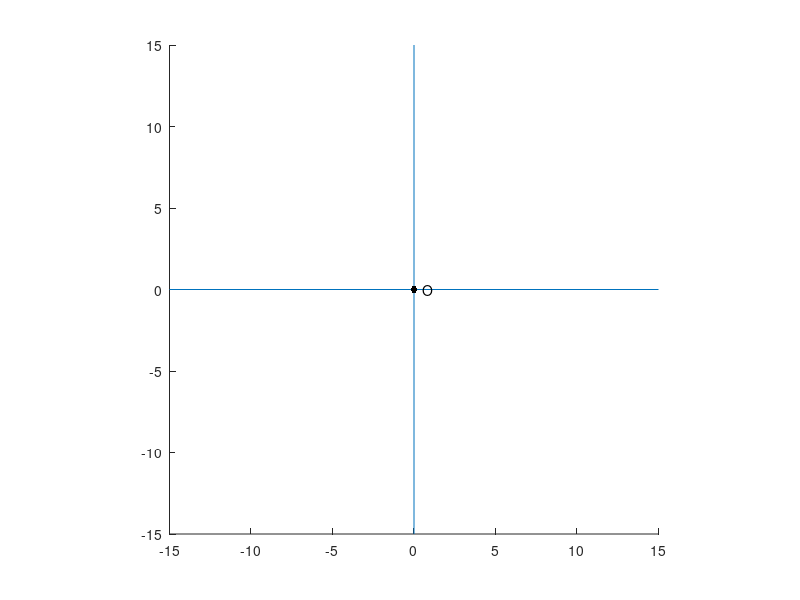

Reproduce this figure in MATLAB. (Note: this script raises an error after producing the figure.)
function Trianglex
  xx=[1];
  while 1
      if ( ~isempty(xx) )
          axis ([-15 15 -15 15])
          line([0 0],[-15 15]);
          line([-15 15],[0 0]);
          axis square
          hold on
          plot(0,0,'k.','MarkerSize',15);
          text(0.5,0,'O');

          x=[0 0 0];
          y=[0 0 0];
         [x(1),y(1),BUTTON] = ginput(1);
          plot(x(1),y(1),'b.','MarkerSize',20);
          text(x(1)+0.5,y(1)+0.5,'A');
          [x(2),y(2),BUTTON] = ginput(1);
          plot(x(2),y(2),'b.','MarkerSize',20);
          text(x(2)+0.5,y(2)+0.5,'B');
           plot([x(1) x(2)],[y(1) y(2)],'b','LineWidth',1.5);
          [x(3),y(3),BUTTON] = ginput(1);
           plot(x(3),y(3),'b.','MarkerSize',20);
          text(x(3)+0.5,y(3)+0.5,'C');
           plot([x(2) x(3)],[y(2) y(3)],'b','LineWidth',1.5);
          plot([x(1) x(3)],[y(1) y(3)],'b','LineWidth',1.5);

          %(0,0)
          O=[0,0];
          if Z(O,x,y)==1
              disp('原點不在三角形外')
              text(-13,13,'O : 原點(不在三角形外)','Color','black')
          else
              disp('原點在三角形外')
              text(-13,13,'O : 原點(在三角形外)','Color','black')
          end

          %hA
           hA=h(x,y,1);
           if Za(hA,x,y)==1
               disp('A點的垂足不在三角形外')
               plot(hA(1),hA(2),'gx','LineWidth',1)
               plot([x(1) hA(1)],[y(1) hA(2)],'--g')
               text(hA(1)+0.5,hA(2)+0.5,'hA','Color','green');
               text(-13,11,'hA : A點的垂足(不在三角形外)','Color','green')
           else
               disp('A點的垂足在三角形外')
              plot(hA(1),hA(2),'rx','LineWidth',1)
              plot([x(1) hA(1)],[y(1) hA(2)],'--r');
              plot([x(3) hA(1)],[y(3) hA(2)],'r');
              text(hA(1)+0.5,hA(2)+0.5,'hA','Color','red');
              text(-13,11,'hA : A點的垂足(在三角形外)','Color','red')
           end

          %hB
           hB=h(x,y,2);
           if Zb(hB,x,y)==1
               disp('B點的垂足不在三角形外')
               plot(hB(1),hB(2),'gx','LineWidth',1)
               plot([x(2) hB(1)],[y(2) hB(2)],'--g')
               text(hB(1)+0.5,hB(2)+0.5,'hB','Color','green');
               text(-13,9,'hB : B點的垂足(不在三角形外)','Color','green')

           else
              disp('B點的垂足在三角形外')
              plot(hB(1),hB(2),'rx','LineWidth',1)
              plot([x(2) hB(1)],[y(2) hB(2)],'--r');
              plot([x(1) hB(1)],[y(1) hB(2)],'r');
              text(hB(1)+0.5,hB(2)+0.5,'hB','Color','red');
              text(-13,9,'hB : B點的垂足(在三角形外)','Color','red') 
           end

           %hC
          hC=h(x,y,3); 
          if Zc(hC,x,y)==1
              disp('C點的垂足不在三角形外')
              plot(hC(1),hC(2),'gx','LineWidth',1)
              plot([x(3) hC(1)],[y(3) hC(2)],'--g');
              text(hC(1)+0.5,hC(2)+0.5,'hC','Color','green');
              text(-13,7,'hC : C點的垂足(不在三角形外)','Color','green')

          else
              disp('C點的垂足在三角形外')
              plot(hC(1),hC(2),'rx','LineWidth',1)
              plot([x(3) hC(1)],[y(3) hC(2)],'--r');
              plot([x(2) hC(1)],[y(2) hC(2)],'r');
              text(hC(1)+0.5,hC(2)+0.5,'hC','Color','red');
              text(-13,7,'hC : C點的垂足(在三角形外)','Color','red')
          end
          
      end
      [gx, ~, button] = ginput(1);    % input new interpolation point
      if ( button == 3 )% if right button, stop
          clf
          break
      end  % if right button, stop
      xx = unique([xx; gx]);           % #ok<AGROW>
      clf
  
  end
%判斷點是不是在三角形的外面  
function z=Z(p,X,Y)
   P=[p 0];
   A=[X(1) Y(1) 0];
   B=[X(2) Y(2) 0];
   C=[X(3) Y(3) 0];
   PA=A-P;
   PB=B-P;
   PC=C-P;
   a=cross(PA,PB);
   b=cross(PB,PC);
   c=cross(PC,PA);
   if (((a(3)>=0)||abs(a(3))<2.2204e-16)&&((b(3)>=0)||abs(b(3))<2.2204e-16)&&((c(3)>=0)||abs(c(3))<2.2204e-16))||(((a(3)<=0)||abs(a(3))<2.2204e-16)&&((b(3)<=0)||abs(b(3))<2.2204e-16)&&((c(3)<=0)||abs(c(3))<2.2204e-16))
       z=1;

   else
       z=0;
   end
end
function z=Za(p,X,Y)
   P=[p 0];
   A=[X(1) Y(1) 0];
   B=[X(2) Y(2) 0];
   C=[X(3) Y(3) 0];
   PA=A-P;
   PB=B-P;
   PC=C-P;
   a=cross(PA,PB);
   c=cross(PC,PA);
   if (((a(3)>=0)||abs(a(3))<2.2204e-16)&&((c(3)>=0)||abs(c(3))<2.2204e-16))||(((a(3)<=0)||abs(a(3))<2.2204e-16)&&((c(3)<=0)||abs(c(3))<2.2204e-16))
       z=1;
   else
       z=0;
   end
end
function z=Zb(p,X,Y)
   P=[p 0];
   A=[X(1) Y(1) 0];
   B=[X(2) Y(2) 0];
   C=[X(3) Y(3) 0];
   PA=A-P;
   PB=B-P;
   PC=C-P;
   a=cross(PA,PB);
   b=cross(PB,PC);
   if (((a(3)>=0)||abs(a(3))<2.2204e-16)&&((b(3)>=0)||abs(b(3))<2.2204e-16))||(((a(3)<=0)||abs(a(3))<2.2204e-16)&&((b(3)<=0)||abs(b(3))<2.2204e-16))
       z=1; 
   else   
       z=0;
   end
end
function z=Zc(p,X,Y)
   P=[p 0];
   A=[X(1) Y(1) 0];
   B=[X(2) Y(2) 0];
   C=[X(3) Y(3) 0];
   PA=A-P;
   PB=B-P;
   PC=C-P;
   b=cross(PB,PC);
   c=cross(PC,PA);
   if (((b(3)>=0)||abs(b(3))<2.2204e-16)&&((c(3)>=0)||abs(c(3))<2.2204e-16))||(((b(3)<=0)||abs(b(3))<2.2204e-16)&&((c(3)<=0)||abs(c(3))<2.2204e-16))
       z=1;
   else
       z=0;
   end
end
%找出三個點的垂足
function H=h(X,Y,i)
   H=[0,0];
   if i==1
       A=Y(2)-Y(3);
       B=-X(2)+X(3);
       C=Y(2)*(X(2)-X(3))-X(2)*(Y(2)-Y(3));
       A1=B*B*X(i)-A*B*Y(i)-A*C;
       A2=-A*B*X(i)+A*A*Y(i)-B*C;
   end
   if i==2
       A=Y(1)-Y(3);
       B=-X(1)+X(3);
       C=Y(1)*(X(1)-X(3))-X(1)*(Y(1)-Y(3));
       A1=B*B*X(i)-A*B*Y(i)-A*C;
       A2=-A*B*X(i)+A*A*Y(i)-B*C;
   end
   if i==3
       A=Y(1)-Y(2);
       B=-X(1)+X(2);
       C=Y(1)*(X(1)-X(2))-X(1)*(Y(1)-Y(2));
       A1=B*B*X(i)-A*B*Y(i)-A*C;
       A2=-A*B*X(i)+A*A*Y(i)-B*C;
   end
   AA=A*A+B*B;
   H(1)=A1/AA;
   H(2)=A2/AA;
end
end